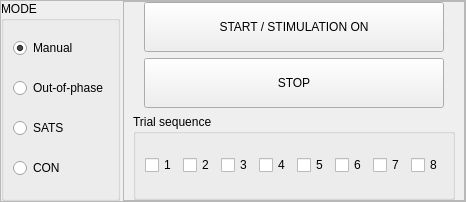
        <widget class="QFrame" name="frame_4">
         <property name="sizePolicy">
          <sizepolicy hsizetype="Preferred" vsizetype="Minimum">
           <horstretch>0</horstretch>
           <verstretch>0</verstretch>
          </sizepolicy>
         </property>
         <property name="frameShape">
          <enum>QFrame::StyledPanel</enum>
         </property>
         <property name="frameShadow">
          <enum>QFrame::Raised</enum>
         </property>
         <layout class="QHBoxLayout" name="horizontalLayout_3">
          <property name="spacing">
           <number>3</number>
          </property>
          <property name="leftMargin">
           <number>0</number>
          </property>
          <property name="topMargin">
           <number>0</number>
          </property>
          <property name="rightMargin">
           <number>0</number>
          </property>
          <property name="bottomMargin">
           <number>0</number>
          </property>
          <item>
           <widget class="QGroupBox" name="groupBox_6">
            <property name="sizePolicy">
             <sizepolicy hsizetype="Preferred" vsizetype="Minimum">
              <horstretch>0</horstretch>
              <verstretch>0</verstretch>
             </sizepolicy>
            </property>
            <property name="minimumSize">
             <size>
              <width>0</width>
              <height>200</height>
             </size>
            </property>
            <property name="title">
             <string>MODE</string>
            </property>
            <layout class="QVBoxLayout" name="verticalLayout_7">
             <property name="spacing">
              <number>3</number>
             </property>
             <property name="topMargin">
              <number>0</number>
             </property>
             <property name="bottomMargin">
              <number>0</number>
             </property>
             <item>
              <widget class="QRadioButton" name="manualButton">
               <property name="text">
                <string>Manual</string>
               </property>
               <property name="checked">
                <bool>true</bool>
               </property>
              </widget>
             </item>
             <item>
              <widget class="QRadioButton" name="oopButton">
               <property name="text">
                <string>Out-of-phase</string>
               </property>
              </widget>
             </item>
             <item>
              <widget class="QRadioButton" name="satsButton">
               <property name="text">
                <string>SATS</string>
               </property>
              </widget>
             </item>
             <item>
              <widget class="QRadioButton" name="conButton">
               <property name="text">
                <string>CON</string>
               </property>
              </widget>
             </item>
            </layout>
           </widget>
          </item>
          <item alignment="Qt::AlignHCenter">
           <widget class="QFrame" name="frame_7">
            <property name="sizePolicy">
             <sizepolicy hsizetype="Preferred" vsizetype="Minimum">
              <horstretch>0</horstretch>
              <verstretch>0</verstretch>
             </sizepolicy>
            </property>
            <property name="frameShape">
             <enum>QFrame::StyledPanel</enum>
            </property>
            <property name="frameShadow">
             <enum>QFrame::Raised</enum>
            </property>
            <layout class="QVBoxLayout" name="verticalLayout_6">
             <property name="topMargin">
              <number>0</number>
             </property>
             <property name="bottomMargin">
              <number>0</number>
             </property>
             <item alignment="Qt::AlignHCenter">
              <widget class="QPushButton" name="startStimButton">
               <property name="sizePolicy">
                <sizepolicy hsizetype="Expanding" vsizetype="Minimum">
                 <horstretch>0</horstretch>
                 <verstretch>0</verstretch>
                </sizepolicy>
               </property>
               <property name="minimumSize">
                <size>
                 <width>300</width>
                 <height>30</height>
                </size>
               </property>
               <property name="maximumSize">
                <size>
                 <width>16777215</width>
                 <height>50</height>
                </size>
               </property>
               <property name="text">
                <string>START / STIMULATION ON</string>
               </property>
              </widget>
             </item>
             <item alignment="Qt::AlignHCenter">
              <widget class="QPushButton" name="stopStimButton">
               <property name="sizePolicy">
                <sizepolicy hsizetype="Expanding" vsizetype="Minimum">
                 <horstretch>0</horstretch>
                 <verstretch>0</verstretch>
                </sizepolicy>
               </property>
               <property name="minimumSize">
                <size>
                 <width>300</width>
                 <height>30</height>
                </size>
               </property>
               <property name="maximumSize">
                <size>
                 <width>16777215</width>
                 <height>50</height>
                </size>
               </property>
               <property name="text">
                <string>STOP</string>
               </property>
              </widget>
             </item>
             <item>
              <widget class="QGroupBox" name="groupBox_7">
               <property name="sizePolicy">
                <sizepolicy hsizetype="Preferred" vsizetype="Minimum">
                 <horstretch>0</horstretch>
                 <verstretch>0</verstretch>
                </sizepolicy>
               </property>
               <property name="title">
                <string>Trial sequence</string>
               </property>
               <layout class="QHBoxLayout" name="horizontalLayout_4">
                <item>
                 <widget class="QCheckBox" name="seq1CheckBox">
                  <property name="text">
                   <string>1</string>
                  </property>
                 </widget>
                </item>
                <item>
                 <widget class="QCheckBox" name="seq2CheckBox">
                  <property name="text">
                   <string>2</string>
                  </property>
                 </widget>
                </item>
                <item>
                 <widget class="QCheckBox" name="seq3CheckBox">
                  <property name="text">
                   <string>3</string>
                  </property>
                 </widget>
                </item>
                <item>
                 <widget class="QCheckBox" name="seq4CheckBox">
                  <property name="text">
                   <string>4</string>
                  </property>
                 </widget>
                </item>
                <item>
                 <widget class="QCheckBox" name="seq5CheckBox">
                  <property name="text">
                   <string>5</string>
                  </property>
                 </widget>
                </item>
                <item>
                 <widget class="QCheckBox" name="seq6CheckBox">
                  <property name="text">
                   <string>6</string>
                  </property>
                 </widget>
                </item>
                <item>
                 <widget class="QCheckBox" name="seq7CheckBox">
                  <property name="text">
                   <string>7</string>
                  </property>
                 </widget>
                </item>
                <item>
                 <widget class="QCheckBox" name="seq8CheckBox">
                  <property name="text">
                   <string>8</string>
                  </property>
                 </widget>
                </item>
               </layout>
              </widget>
             </item>
            </layout>
           </widget>
          </item>
         </layout>
        </widget>
